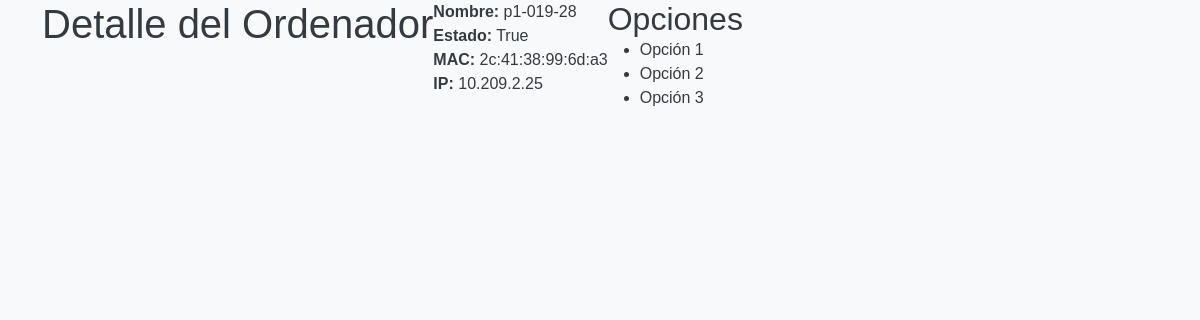
/computer_detail/141/, run on the app's committed database.
### admin_web_app/models.py (models this page shows, shortened)
class Computer(models.Model):
    name = models.CharField(max_length=100)
    state = models.CharField(max_length=100)
    icon =  models.ImageField(upload_to='img/', blank=True, null=True)  # Imagen del estado
    mac = models.CharField(max_length=17, blank=True, null=True)  # Dirección MAC
    ip = models.GenericIPAddressField(protocol='both', unpack_ipv4=False, blank=True, null=True)  # Dirección IP

### admin_web_app/views.py (the view)
# urls.py: path('computer_detail/<int:computer_id>/', views.computer_detail, name='computer_detail'),
def computer_detail(request, computer_id):
    computer = get_object_or_404(Computer, id=computer_id)
    return render(request, 'computers/computer_detail.html', {'computer': computer})

### admin_web_app/templates/computers/computer_detail.html (shortened to what this page needs)
<!DOCTYPE html>
<html lang="es">
<head>
    <link href="https://cdn.jsdelivr.net/npm/bootstrap@5.0.0/dist/css/bootstrap.min.css" rel="stylesheet">
    {% load static %}
    <link href="{% static 'css/styles.css' %}" rel="stylesheet">
</head>
<body>
    <div class="container">
        <h1>Detalle del Ordenador</h1>
        <div class="computer-details">
            <p><strong>Nombre:</strong> {{ computer.name }}</p>
            <p><strong>Estado:</strong> {{ computer.state }}</p>
            <p><strong>MAC:</strong> {{ computer.mac }}</p>
            <p><strong>IP:</strong> {{ computer.ip }}</p>
        </div>
        <div class="computer-options">
            <h2>Opciones</h2>
            <ul>
                <li>Opción 1</li>
                <li>Opción 2</li>
                <li>Opción 3</li>
            </ul>
        </div>
    </div>
</body>
</html>

### admin_web_app/static/css/styles.css (style rules this page uses)
body, h1, h2, h3, h4, h5, h6, p { margin: 0; padding: 0; font-family: 'Arial', sans-serif; }
body { background-color: #f8f9fa; color: #343a40; }
body { font-family: Arial, sans-serif; }
.container { display: flex; height: 100vh; }

### data on the page
Computer: name "p1-019-28", state "True", mac "2c:41:38:99:6d:a3", ip "10.209.2.25"
